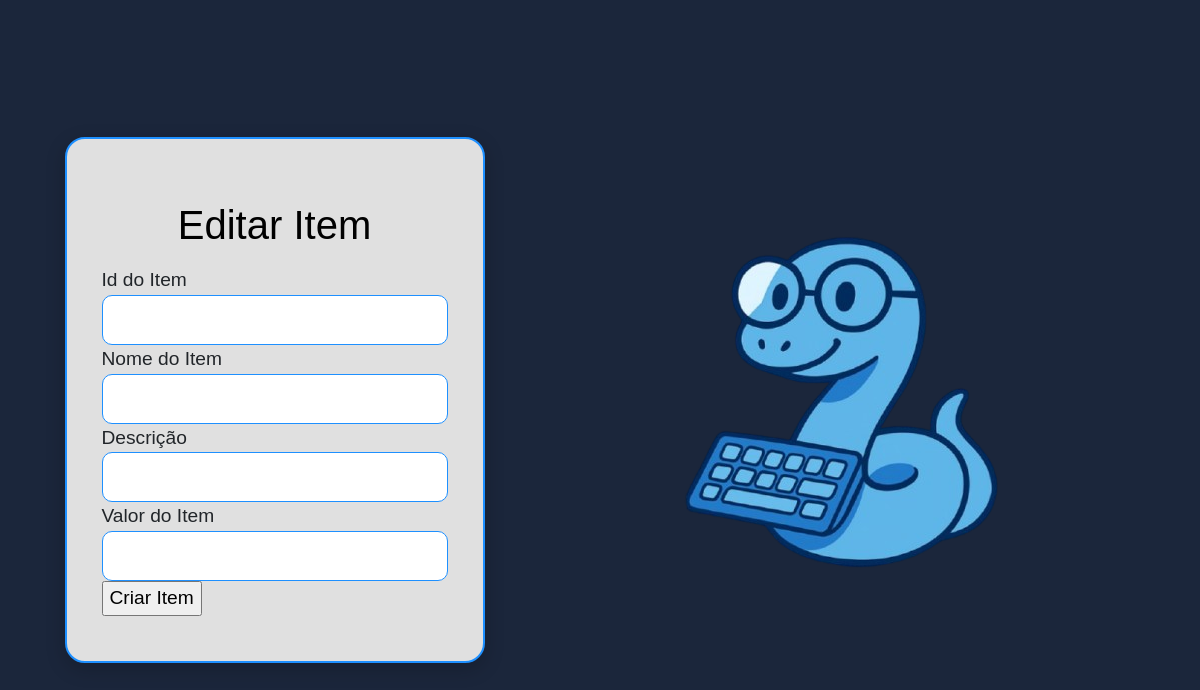
The page /item/editar/1 on the database as committed earlier.
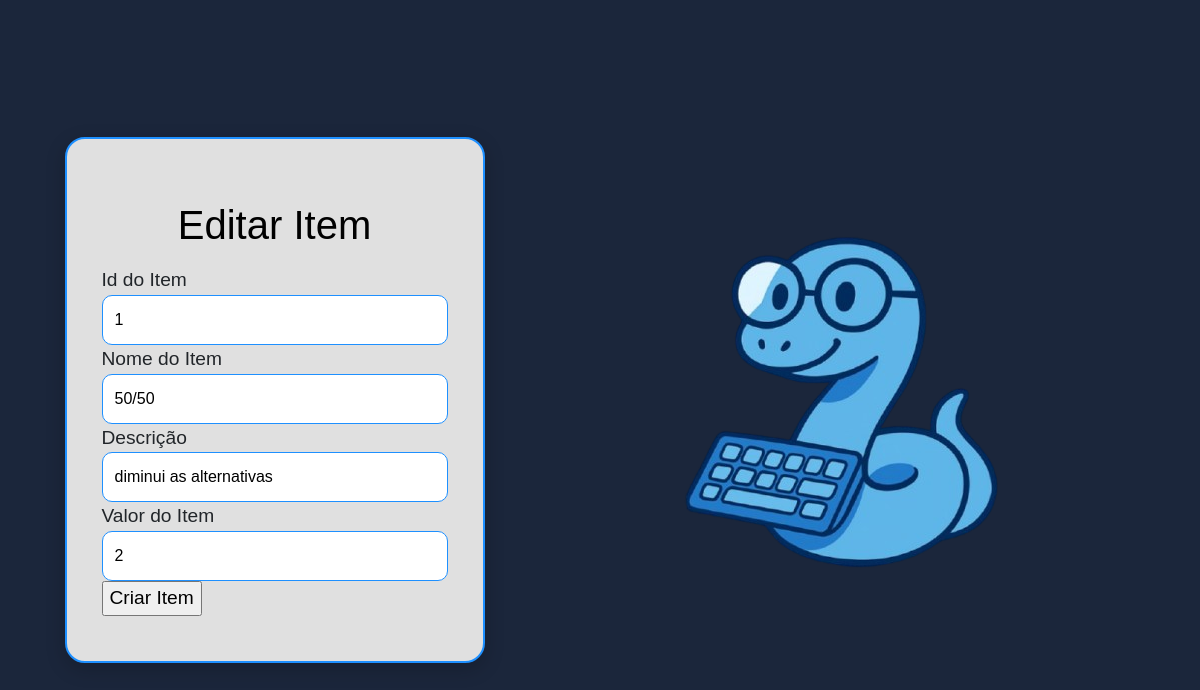
The same page on the database as committed later.
### models/ItemModel.py (models this page shows, shortened)
class ItemModel(bd.Model):
   __tablename__ = 'Item'
   idItem = bd.Column(bd.Integer, primary_key=True, autoincrement=True)
   nome = bd.Column(bd.String(25), nullable=False)
   descricao = bd.Column(bd.String(99), nullable=False)
   valor = bd.Column(bd.Integer, nullable=False)

### views_mundo.py (the view)
@app.route('/item/editar/<int:idItem>')
def editarItem(idItem):
    oItemController = ItemController()
    return oItemController.editarItem(idItem)

### helpers.py
class FormularioItem(FlaskForm):
    idItem = IntegerField("Id do Item", validators= [DataRequired()])
    nome = StringField("Nome do Item", validators=[DataRequired(), Length(min=1, max = 30)])
    descricao = StringField("Descrição", validators=[DataRequired(), Length(min=1, max=99)])
    valor = IntegerField("Valor do Item", validators=[DataRequired()])
    enviar = SubmitField("Criar Item")

### app.py (called while the page is built)
@event.listens_for(Engine, "connect")
def set_sqlite_pragma(dbapi_connection, connection_record):
    cursor = dbapi_connection.cursor()
    cursor.execute("PRAGMA foreign_keys=ON")
    cursor.close()

### controllers/ItemController.py (called while the page is built)
    def editarItem(self, idItem):
        oItemService = ItemService()
        return oItemService.editarItem(idItem)

### dao/ItemDao.py (called while the page is built)
    def carregarItemPorId(self, idItem):
        return ItemModel.query.get(idItem)

### service/ItemService.py (called while the page is built)
    def editarItem(self, idItem):
        from helpers import FormularioItem
        oItemDao = ItemDao()
        oItemView = ItemView()
        item = oItemDao.carregarItemPorId(idItem)
        form = FormularioItem(obj=item)
        return oItemView.editarItem(form)

### templates/cadastroItem.html (shortened to what this page needs)
{% extends "template.html" %}
{%block cabecalho%}
    <link rel="stylesheet" href="{{url_for('static', filename ='styles/login.css')}}"/>
 {%endblock%}
{%block corpo%}
<main class="container-main">
    <div class="container-principal">
            <h1>{{ titulo }}</h1>
            <form action = "{{url_for(aoEnviar)}}" method="post">
                {{ form.idItem.label() }}
                {{ form.idItem(class="barra") }}
                {{ form.nome.label() }}
                {{ form.nome(class="barra") }}
                {{ form.descricao.label() }}
                {{ form.descricao(class="barra") }}
                {{ form.valor.label() }}
                {{ form.valor(class="barra") }}
                {{ form.enviar(class="button") }}
            </form>
        </div>
             <div>
                        <img src="../static/imagens/mascote.png" alt="">
                </div>
</main>
{%endblock%}

Rows that differ between the two databases and show on the page:
added ItemModel: idItem "1", nome "50/50", descricao "diminui as alternativas", valor "2"
